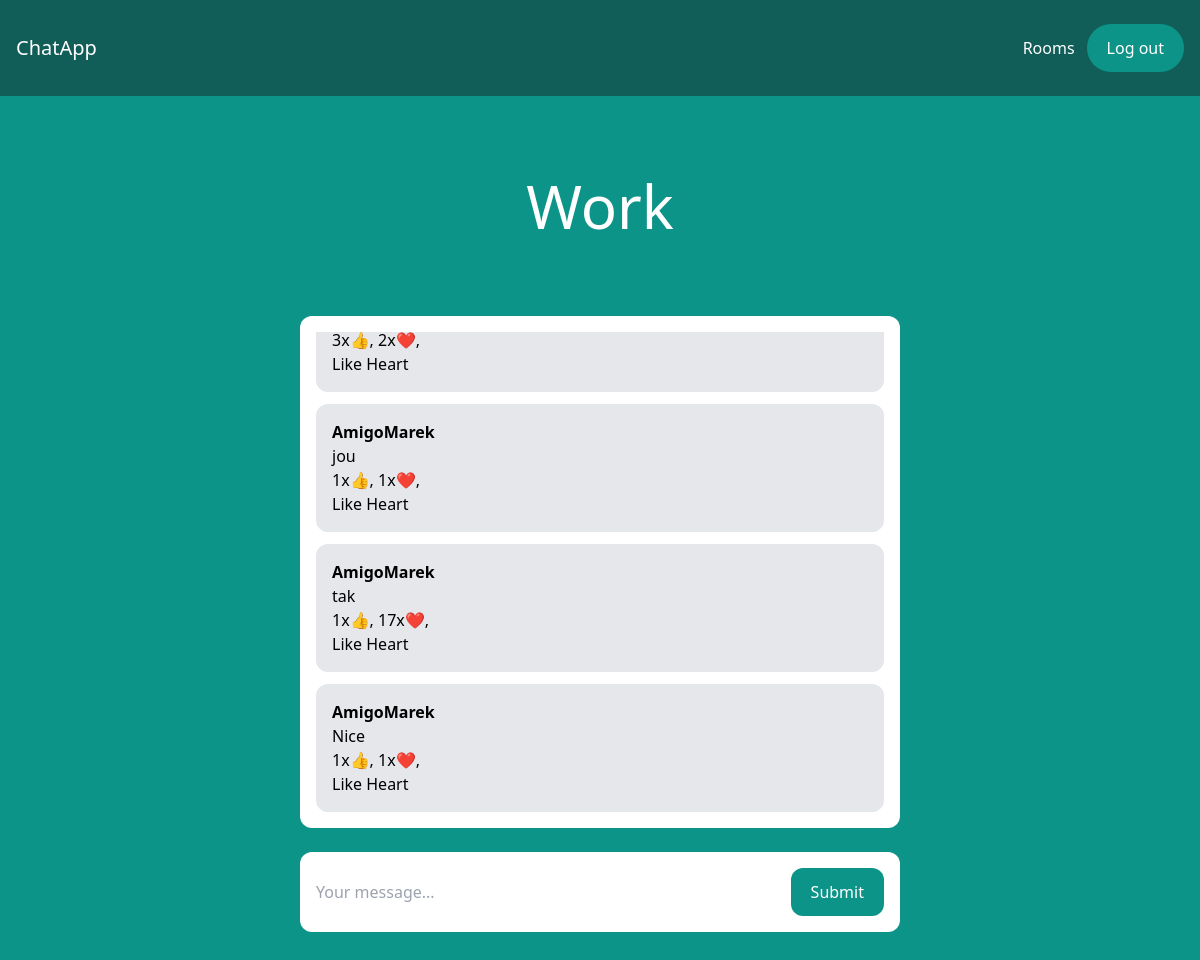
The page /rooms/work/ (signed in) on the database its author committed.
### room/models.py (models this page shows)
class Room(models.Model):
    name = models.CharField(max_length=255)
    slug = models.SlugField(unique=True)

class Message(models.Model):
    room = models.ForeignKey(Room, related_name='messages', on_delete=models.CASCADE)
    user = models.ForeignKey(User, related_name='messages', on_delete=models.CASCADE)
    content = models.TextField()
    date_added = models.DateTimeField(auto_now_add=True)
    id = models.AutoField(primary_key=True)
    class Meta:
        ordering = ('date_added',)

### room/views.py (the view)
# urls.py: path('rooms/', include('room.urls')),
@login_required
def room(request, slug):
    room = Room.objects.get(slug=slug)
    messages = Message.objects.filter(room=room)[0:25]
    for m in messages:
        r = Reactions.objects.filter(messageid=m.id)
        reactions = reactionString(r)
        m.reactions = reactions
    return render(request, 'room/room.html', {'room': room, 'messages': messages})

### room/views.py (called while the page is built)
def reactionString(r):
    reactions = ""
    hearts = MyClass("❤️")
    likes = MyClass("👍️")
    for reaction in r:
        if reaction.reaction == "heart":
            hearts.count += 1
        if reaction.reaction == "like":
            likes.count += 1
    for elem in [likes, hearts]:
        if elem.count > 0:
            reactions += f"{elem.count}x{elem.reaction}, "
    return reactions

### room/templates/room/room.html (shortened to what this page needs)
{% extends 'core/base.html' %}
{% block content %}
<div class="p-10 lg:p-20 text-center">
    <h1 class="text-3xl lg:text-6xl text-white">{{ room.name }}</h1>
</div>
<div class="lg:w-2/4 mx-4 lg:mx-auto p-4 bg-white rounded-xl">
    <div class="chat-messages space-y-3" id="chat-messages">
        {% for message in messages %}
        <div class="p-4 bg-gray-200 rounded-xl">
            <p class="font-semibold">{{ message.user.username }}</p>
            <p>{{ message.content }}</p>
            <div id="{{message.id}}">{{ message.reactions }}</div>
            <button class="hover:text-yellow-600" onclick="makereaction({{ message.id }}, 'like')">Like</button>
            <button class="hover:text-red-600" onclick="makereaction({{ message.id }}, 'heart')">Heart</button>
        </div>
        {% endfor %}
    </div>
</div>
<div class="lg:w-2/4 mt-6 mx-4 lg:mx-auto p-4 bg-white rounded-xl">
    <form method="post" action="." class="flex">
       <input type="text" name="content" class="flex-1 mr-3" placeholder="Your message..." id="chat-message-input">
       <button class="px-5 py-3 rounded-xl text-white bg-teal-600 hover:bg-teal-700" id="chat-message-submit">Submit</button>
    </form>
</div>
{% endblock %}

### core/templates/core/base.html (style rules this page uses)
* { scrollbar-width: auto; scrollbar-color: #bdbfc1 #ffffff; }
.chat-messages { height: 480px; overflow-y: auto; }

### rows shown on the page
Room: name "Work"
Message: reactions "3x👍️, 2x❤️,"
Message: user.username "AmigoMarek", content "jou", reactions "1x👍️, 1x❤️,"
Message: user.username "AmigoMarek", content "tak", reactions "1x👍️, 17x❤️,"
Message: user.username "AmigoMarek", content "Nice", reactions "1x👍️, 1x❤️,"
